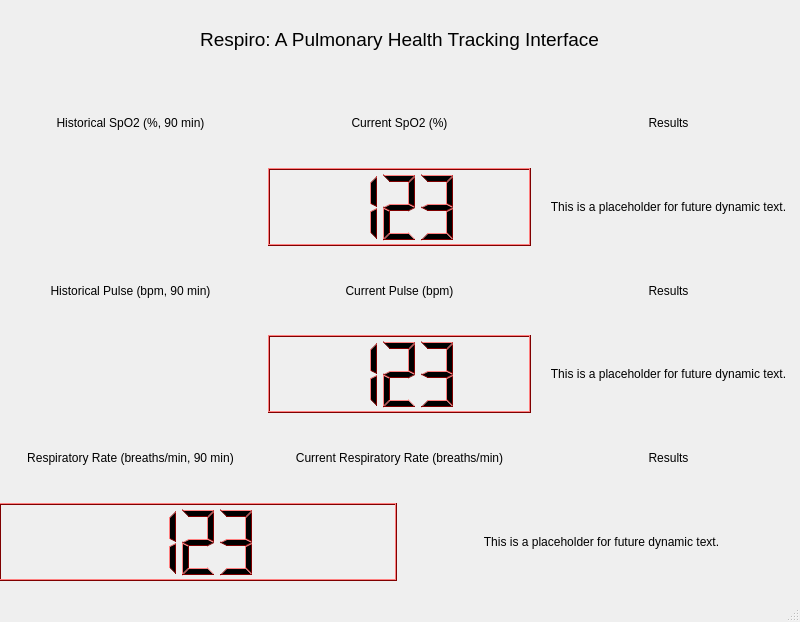
<?xml version="1.0" encoding="UTF-8"?>
<ui version="4.0">
 <class>MainWindow</class>
 <widget class="QMainWindow" name="MainWindow">
  <property name="geometry">
   <rect>
    <x>0</x>
    <y>0</y>
    <width>800</width>
    <height>622</height>
   </rect>
  </property>
  <property name="windowTitle">
   <string>MainWindow</string>
  </property>
  <widget class="QWidget" name="centralwidget">
   <widget class="QWidget" name="verticalLayoutWidget">
    <property name="geometry">
     <rect>
      <x>-1</x>
      <y>0</y>
      <width>801</width>
      <height>581</height>
     </rect>
    </property>
    <layout class="QVBoxLayout" name="verticalLayout_2" stretch="0,0,0,0,0,0,0">
     <property name="spacing">
      <number>6</number>
     </property>
     <item>
      <widget class="QLabel" name="label">
       <property name="font">
        <font>
         <pointsize>14</pointsize>
        </font>
       </property>
       <property name="text">
        <string>Respiro: A Pulmonary Health Tracking Interface</string>
       </property>
       <property name="alignment">
        <set>Qt::AlignCenter</set>
       </property>
      </widget>
     </item>
     <item>
      <layout class="QHBoxLayout" name="horizontalLayout_7">
       <item>
        <widget class="QLabel" name="label_2">
         <property name="text">
          <string>Historical SpO2 (%, 90 min)</string>
         </property>
         <property name="alignment">
          <set>Qt::AlignCenter</set>
         </property>
        </widget>
       </item>
       <item>
        <widget class="QLabel" name="label_5">
         <property name="text">
          <string>Current SpO2 (%)</string>
         </property>
         <property name="alignment">
          <set>Qt::AlignCenter</set>
         </property>
        </widget>
       </item>
       <item>
        <widget class="QLabel" name="label_6">
         <property name="text">
          <string>Results</string>
         </property>
         <property name="alignment">
          <set>Qt::AlignCenter</set>
         </property>
        </widget>
       </item>
      </layout>
     </item>
     <item>
      <layout class="QHBoxLayout" name="horizontalLayout_3">
       <item>
        <widget class="QWidget" name="widget" native="true"/>
       </item>
       <item>
        <widget class="QLCDNumber" name="lcdNumber_3">
         <property name="palette">
          <palette>
           <active>
            <colorrole role="WindowText">
             <brush brushstyle="SolidPattern">
              <color alpha="255">
               <red>0</red>
               <green>0</green>
               <blue>0</blue>
              </color>
             </brush>
            </colorrole>
            <colorrole role="Button">
             <brush brushstyle="SolidPattern">
              <color alpha="255">
               <red>255</red>
               <green>0</green>
               <blue>0</blue>
              </color>
             </brush>
            </colorrole>
            <colorrole role="Light">
             <brush brushstyle="SolidPattern">
              <color alpha="255">
               <red>255</red>
               <green>127</green>
               <blue>127</blue>
              </color>
             </brush>
            </colorrole>
            <colorrole role="Midlight">
             <brush brushstyle="SolidPattern">
              <color alpha="255">
               <red>255</red>
               <green>63</green>
               <blue>63</blue>
              </color>
             </brush>
            </colorrole>
            <colorrole role="Dark">
             <brush brushstyle="SolidPattern">
              <color alpha="255">
               <red>127</red>
               <green>0</green>
               <blue>0</blue>
              </color>
             </brush>
            </colorrole>
            <colorrole role="Mid">
             <brush brushstyle="SolidPattern">
              <color alpha="255">
               <red>170</red>
               <green>0</green>
               <blue>0</blue>
              </color>
             </brush>
            </colorrole>
            <colorrole role="Text">
             <brush brushstyle="SolidPattern">
              <color alpha="255">
               <red>0</red>
               <green>0</green>
               <blue>0</blue>
              </color>
             </brush>
            </colorrole>
            <colorrole role="BrightText">
             <brush brushstyle="SolidPattern">
              <color alpha="255">
               <red>255</red>
               <green>255</green>
               <blue>255</blue>
              </color>
             </brush>
            </colorrole>
            <colorrole role="ButtonText">
             <brush brushstyle="SolidPattern">
              <color alpha="255">
               <red>0</red>
               <green>0</green>
               <blue>0</blue>
              </color>
             </brush>
            </colorrole>
            <colorrole role="Base">
             <brush brushstyle="SolidPattern">
              <color alpha="255">
               <red>255</red>
               <green>255</green>
               <blue>255</blue>
              </color>
             </brush>
            </colorrole>
            <colorrole role="Window">
             <brush brushstyle="SolidPattern">
              <color alpha="255">
               <red>255</red>
               <green>0</green>
               <blue>0</blue>
              </color>
             </brush>
            </colorrole>
            <colorrole role="Shadow">
             <brush brushstyle="SolidPattern">
              <color alpha="255">
               <red>0</red>
               <green>0</green>
               <blue>0</blue>
              </color>
             </brush>
            </colorrole>
            <colorrole role="AlternateBase">
             <brush brushstyle="SolidPattern">
              <color alpha="255">
               <red>255</red>
               <green>127</green>
               <blue>127</blue>
              </color>
             </brush>
            </colorrole>
            <colorrole role="ToolTipBase">
             <brush brushstyle="SolidPattern">
              <color alpha="255">
               <red>255</red>
               <green>255</green>
               <blue>220</blue>
              </color>
             </brush>
            </colorrole>
            <colorrole role="ToolTipText">
             <brush brushstyle="SolidPattern">
              <color alpha="255">
               <red>0</red>
               <green>0</green>
               <blue>0</blue>
              </color>
             </brush>
            </colorrole>
           </active>
           <inactive>
            <colorrole role="WindowText">
             <brush brushstyle="SolidPattern">
              <color alpha="255">
               <red>0</red>
               <green>0</green>
               <blue>0</blue>
              </color>
             </brush>
            </colorrole>
            <colorrole role="Button">
             <brush brushstyle="SolidPattern">
              <color alpha="255">
               <red>255</red>
               <green>0</green>
               <blue>0</blue>
              </color>
             </brush>
            </colorrole>
            <colorrole role="Light">
             <brush brushstyle="SolidPattern">
              <color alpha="255">
               <red>255</red>
               <green>127</green>
               <blue>127</blue>
              </color>
             </brush>
            </colorrole>
            <colorrole role="Midlight">
             <brush brushstyle="SolidPattern">
              <color alpha="255">
               <red>255</red>
               <green>63</green>
               <blue>63</blue>
              </color>
             </brush>
            </colorrole>
            <colorrole role="Dark">
             <brush brushstyle="SolidPattern">
              <color alpha="255">
               <red>127</red>
               <green>0</green>
               <blue>0</blue>
              </color>
             </brush>
            </colorrole>
            <colorrole role="Mid">
             <brush brushstyle="SolidPattern">
              <color alpha="255">
               <red>170</red>
               <green>0</green>
               <blue>0</blue>
              </color>
             </brush>
            </colorrole>
            <colorrole role="Text">
             <brush brushstyle="SolidPattern">
              <color alpha="255">
               <red>0</red>
               <green>0</green>
               <blue>0</blue>
              </color>
             </brush>
            </colorrole>
            <colorrole role="BrightText">
             <brush brushstyle="SolidPattern">
              <color alpha="255">
               <red>255</red>
               <green>255</green>
               <blue>255</blue>
              </color>
             </brush>
            </colorrole>
            <colorrole role="ButtonText">
             <brush brushstyle="SolidPattern">
              <color alpha="255">
               <red>0</red>
               <green>0</green>
               <blue>0</blue>
              </color>
             </brush>
            </colorrole>
            <colorrole role="Base">
             <brush brushstyle="SolidPattern">
              <color alpha="255">
               <red>255</red>
               <green>255</green>
               <blue>255</blue>
              </color>
             </brush>
            </colorrole>
            <colorrole role="Window">
             <brush brushstyle="SolidPattern">
              <color alpha="255">
               <red>255</red>
               <green>0</green>
               <blue>0</blue>
              </color>
             </brush>
            </colorrole>
            <colorrole role="Shadow">
             <brush brushstyle="SolidPattern">
              <color alpha="255">
               <red>0</red>
               <green>0</green>
               <blue>0</blue>
              </color>
             </brush>
            </colorrole>
            <colorrole role="AlternateBase">
             <brush brushstyle="SolidPattern">
              <color alpha="255">
               <red>255</red>
               <green>127</green>
               <blue>127</blue>
              </color>
             </brush>
            </colorrole>
            <colorrole role="ToolTipBase">
             <brush brushstyle="SolidPattern">
              <color alpha="255">
               <red>255</red>
               <green>255</green>
               <blue>220</blue>
              </color>
             </brush>
            </colorrole>
            <colorrole role="ToolTipText">
             <brush brushstyle="SolidPattern">
              <color alpha="255">
               <red>0</red>
               <green>0</green>
               <blue>0</blue>
              </color>
             </brush>
            </colorrole>
           </inactive>
           <disabled>
            <colorrole role="WindowText">
             <brush brushstyle="SolidPattern">
              <color alpha="255">
               <red>127</red>
               <green>0</green>
               <blue>0</blue>
              </color>
             </brush>
            </colorrole>
            <colorrole role="Button">
             <brush brushstyle="SolidPattern">
              <color alpha="255">
               <red>255</red>
               <green>0</green>
               <blue>0</blue>
              </color>
             </brush>
            </colorrole>
            <colorrole role="Light">
             <brush brushstyle="SolidPattern">
              <color alpha="255">
               <red>255</red>
               <green>127</green>
               <blue>127</blue>
              </color>
             </brush>
            </colorrole>
            <colorrole role="Midlight">
             <brush brushstyle="SolidPattern">
              <color alpha="255">
               <red>255</red>
               <green>63</green>
               <blue>63</blue>
              </color>
             </brush>
            </colorrole>
            <colorrole role="Dark">
             <brush brushstyle="SolidPattern">
              <color alpha="255">
               <red>127</red>
               <green>0</green>
               <blue>0</blue>
              </color>
             </brush>
            </colorrole>
            <colorrole role="Mid">
             <brush brushstyle="SolidPattern">
              <color alpha="255">
               <red>170</red>
               <green>0</green>
               <blue>0</blue>
              </color>
             </brush>
            </colorrole>
            <colorrole role="Text">
             <brush brushstyle="SolidPattern">
              <color alpha="255">
               <red>127</red>
               <green>0</green>
               <blue>0</blue>
              </color>
             </brush>
            </colorrole>
            <colorrole role="BrightText">
             <brush brushstyle="SolidPattern">
              <color alpha="255">
               <red>255</red>
               <green>255</green>
               <blue>255</blue>
              </color>
             </brush>
            </colorrole>
            <colorrole role="ButtonText">
             <brush brushstyle="SolidPattern">
              <color alpha="255">
               <red>127</red>
               <green>0</green>
               <blue>0</blue>
              </color>
             </brush>
            </colorrole>
            <colorrole role="Base">
             <brush brushstyle="SolidPattern">
              <color alpha="255">
               <red>255</red>
               <green>0</green>
               <blue>0</blue>
              </color>
             </brush>
            </colorrole>
            <colorrole role="Window">
             <brush brushstyle="SolidPattern">
              <color alpha="255">
               <red>255</red>
               <green>0</green>
               <blue>0</blue>
              </color>
             </brush>
            </colorrole>
            <colorrole role="Shadow">
             <brush brushstyle="SolidPattern">
              <color alpha="255">
               <red>0</red>
               <green>0</green>
               <blue>0</blue>
              </color>
             </brush>
            </colorrole>
            <colorrole role="AlternateBase">
             <brush brushstyle="SolidPattern">
              <color alpha="255">
               <red>255</red>
               <green>0</green>
               <blue>0</blue>
              </color>
             </brush>
            </colorrole>
            <colorrole role="ToolTipBase">
             <brush brushstyle="SolidPattern">
              <color alpha="255">
               <red>255</red>
               <green>255</green>
               <blue>220</blue>
              </color>
             </brush>
            </colorrole>
            <colorrole role="ToolTipText">
             <brush brushstyle="SolidPattern">
              <color alpha="255">
               <red>0</red>
               <green>0</green>
               <blue>0</blue>
              </color>
             </brush>
            </colorrole>
           </disabled>
          </palette>
         </property>
         <property name="smallDecimalPoint">
          <bool>false</bool>
         </property>
         <property name="digitCount">
          <number>3</number>
         </property>
         <property name="intValue" stdset="0">
          <number>123</number>
         </property>
        </widget>
       </item>
       <item>
        <widget class="QLabel" name="label_3">
         <property name="text">
          <string>This is a placeholder for future dynamic text.</string>
         </property>
         <property name="alignment">
          <set>Qt::AlignCenter</set>
         </property>
        </widget>
       </item>
      </layout>
     </item>
     <item>
      <layout class="QHBoxLayout" name="horizontalLayout_9">
       <property name="sizeConstraint">
        <enum>QLayout::SetDefaultConstraint</enum>
       </property>
       <item>
        <widget class="QLabel" name="label_10">
         <property name="text">
          <string>Historical Pulse (bpm, 90 min)</string>
         </property>
         <property name="alignment">
          <set>Qt::AlignCenter</set>
         </property>
        </widget>
       </item>
       <item>
        <widget class="QLabel" name="label_11">
         <property name="text">
          <string>Current Pulse (bpm)</string>
         </property>
         <property name="alignment">
          <set>Qt::AlignCenter</set>
         </property>
        </widget>
       </item>
       <item>
        <widget class="QLabel" name="label_12">
         <property name="text">
          <string>Results</string>
         </property>
         <property name="alignment">
          <set>Qt::AlignCenter</set>
         </property>
        </widget>
       </item>
      </layout>
     </item>
     <item>
      <layout class="QHBoxLayout" name="horizontalLayout_4">
       <item>
        <widget class="QWidget" name="widget_2" native="true"/>
       </item>
       <item>
        <widget class="QLCDNumber" name="lcdNumber_2">
         <property name="palette">
          <palette>
           <active>
            <colorrole role="WindowText">
             <brush brushstyle="SolidPattern">
              <color alpha="255">
               <red>0</red>
               <green>0</green>
               <blue>0</blue>
              </color>
             </brush>
            </colorrole>
            <colorrole role="Button">
             <brush brushstyle="SolidPattern">
              <color alpha="255">
               <red>255</red>
               <green>0</green>
               <blue>0</blue>
              </color>
             </brush>
            </colorrole>
            <colorrole role="Light">
             <brush brushstyle="SolidPattern">
              <color alpha="255">
               <red>255</red>
               <green>127</green>
               <blue>127</blue>
              </color>
             </brush>
            </colorrole>
            <colorrole role="Midlight">
             <brush brushstyle="SolidPattern">
              <color alpha="255">
               <red>255</red>
               <green>63</green>
               <blue>63</blue>
              </color>
             </brush>
            </colorrole>
            <colorrole role="Dark">
             <brush brushstyle="SolidPattern">
              <color alpha="255">
               <red>127</red>
               <green>0</green>
               <blue>0</blue>
              </color>
             </brush>
            </colorrole>
            <colorrole role="Mid">
             <brush brushstyle="SolidPattern">
              <color alpha="255">
               <red>170</red>
               <green>0</green>
               <blue>0</blue>
              </color>
             </brush>
            </colorrole>
            <colorrole role="Text">
             <brush brushstyle="SolidPattern">
              <color alpha="255">
               <red>0</red>
               <green>0</green>
               <blue>0</blue>
              </color>
             </brush>
            </colorrole>
            <colorrole role="BrightText">
             <brush brushstyle="SolidPattern">
              <color alpha="255">
               <red>255</red>
               <green>255</green>
               <blue>255</blue>
              </color>
             </brush>
            </colorrole>
            <colorrole role="ButtonText">
             <brush brushstyle="SolidPattern">
              <color alpha="255">
               <red>0</red>
               <green>0</green>
               <blue>0</blue>
              </color>
             </brush>
            </colorrole>
            <colorrole role="Base">
             <brush brushstyle="SolidPattern">
              <color alpha="255">
               <red>255</red>
               <green>255</green>
               <blue>255</blue>
              </color>
             </brush>
            </colorrole>
            <colorrole role="Window">
             <brush brushstyle="SolidPattern">
              <color alpha="255">
               <red>255</red>
               <green>0</green>
               <blue>0</blue>
              </color>
             </brush>
            </colorrole>
            <colorrole role="Shadow">
             <brush brushstyle="SolidPattern">
              <color alpha="255">
               <red>0</red>
               <green>0</green>
               <blue>0</blue>
              </color>
             </brush>
            </colorrole>
            <colorrole role="AlternateBase">
             <brush brushstyle="SolidPattern">
              <color alpha="255">
               <red>255</red>
               <green>127</green>
               <blue>127</blue>
              </color>
             </brush>
            </colorrole>
            <colorrole role="ToolTipBase">
             <brush brushstyle="SolidPattern">
              <color alpha="255">
               <red>255</red>
               <green>255</green>
               <blue>220</blue>
              </color>
             </brush>
            </colorrole>
            <colorrole role="ToolTipText">
             <brush brushstyle="SolidPattern">
              <color alpha="255">
               <red>0</red>
               <green>0</green>
               <blue>0</blue>
              </color>
             </brush>
            </colorrole>
           </active>
           <inactive>
            <colorrole role="WindowText">
             <brush brushstyle="SolidPattern">
              <color alpha="255">
               <red>0</red>
               <green>0</green>
               <blue>0</blue>
              </color>
             </brush>
            </colorrole>
            <colorrole role="Button">
             <brush brushstyle="SolidPattern">
              <color alpha="255">
               <red>255</red>
               <green>0</green>
               <blue>0</blue>
              </color>
             </brush>
            </colorrole>
            <colorrole role="Light">
             <brush brushstyle="SolidPattern">
              <color alpha="255">
               <red>255</red>
               <green>127</green>
               <blue>127</blue>
              </color>
             </brush>
            </colorrole>
            <colorrole role="Midlight">
             <brush brushstyle="SolidPattern">
              <color alpha="255">
               <red>255</red>
               <green>63</green>
               <blue>63</blue>
              </color>
             </brush>
            </colorrole>
            <colorrole role="Dark">
             <brush brushstyle="SolidPattern">
              <color alpha="255">
               <red>127</red>
               <green>0</green>
               <blue>0</blue>
              </color>
             </brush>
            </colorrole>
            <colorrole role="Mid">
             <brush brushstyle="SolidPattern">
              <color alpha="255">
               <red>170</red>
               <green>0</green>
               <blue>0</blue>
              </color>
             </brush>
            </colorrole>
            <colorrole role="Text">
             <brush brushstyle="SolidPattern">
              <color alpha="255">
               <red>0</red>
               <green>0</green>
               <blue>0</blue>
              </color>
             </brush>
            </colorrole>
            <colorrole role="BrightText">
             <brush brushstyle="SolidPattern">
              <color alpha="255">
               <red>255</red>
               <green>255</green>
               <blue>255</blue>
              </color>
             </brush>
            </colorrole>
            <colorrole role="ButtonText">
             <brush brushstyle="SolidPattern">
              <color alpha="255">
               <red>0</red>
               <green>0</green>
               <blue>0</blue>
              </color>
             </brush>
            </colorrole>
            <colorrole role="Base">
             <brush brushstyle="SolidPattern">
              <color alpha="255">
               <red>255</red>
               <green>255</green>
               <blue>255</blue>
              </color>
             </brush>
            </colorrole>
            <colorrole role="Window">
             <brush brushstyle="SolidPattern">
              <color alpha="255">
               <red>255</red>
               <green>0</green>
               <blue>0</blue>
              </color>
             </brush>
            </colorrole>
            <colorrole role="Shadow">
             <brush brushstyle="SolidPattern">
              <color alpha="255">
               <red>0</red>
               <green>0</green>
               <blue>0</blue>
              </color>
             </brush>
            </colorrole>
            <colorrole role="AlternateBase">
             <brush brushstyle="SolidPattern">
              <color alpha="255">
               <red>255</red>
               <green>127</green>
               <blue>127</blue>
              </color>
             </brush>
            </colorrole>
            <colorrole role="ToolTipBase">
             <brush brushstyle="SolidPattern">
              <color alpha="255">
               <red>255</red>
               <green>255</green>
               <blue>220</blue>
              </color>
             </brush>
            </colorrole>
            <colorrole role="ToolTipText">
             <brush brushstyle="SolidPattern">
              <color alpha="255">
               <red>0</red>
               <green>0</green>
               <blue>0</blue>
              </color>
             </brush>
            </colorrole>
           </inactive>
           <disabled>
            <colorrole role="WindowText">
             <brush brushstyle="SolidPattern">
              <color alpha="255">
               <red>127</red>
               <green>0</green>
               <blue>0</blue>
              </color>
             </brush>
            </colorrole>
            <colorrole role="Button">
             <brush brushstyle="SolidPattern">
              <color alpha="255">
               <red>255</red>
               <green>0</green>
               <blue>0</blue>
              </color>
             </brush>
            </colorrole>
            <colorrole role="Light">
             <brush brushstyle="SolidPattern">
              <color alpha="255">
               <red>255</red>
               <green>127</green>
               <blue>127</blue>
              </color>
             </brush>
            </colorrole>
            <colorrole role="Midlight">
             <brush brushstyle="SolidPattern">
              <color alpha="255">
               <red>255</red>
               <green>63</green>
               <blue>63</blue>
              </color>
             </brush>
            </colorrole>
            <colorrole role="Dark">
             <brush brushstyle="SolidPattern">
              <color alpha="255">
               <red>127</red>
               <green>0</green>
               <blue>0</blue>
              </color>
             </brush>
            </colorrole>
            <colorrole role="Mid">
             <brush brushstyle="SolidPattern">
              <color alpha="255">
               <red>170</red>
               <green>0</green>
               <blue>0</blue>
              </color>
             </brush>
            </colorrole>
            <colorrole role="Text">
             <brush brushstyle="SolidPattern">
              <color alpha="255">
               <red>127</red>
               <green>0</green>
               <blue>0</blue>
              </color>
             </brush>
            </colorrole>
            <colorrole role="BrightText">
             <brush brushstyle="SolidPattern">
              <color alpha="255">
               <red>255</red>
               <green>255</green>
               <blue>255</blue>
              </color>
             </brush>
            </colorrole>
            <colorrole role="ButtonText">
             <brush brushstyle="SolidPattern">
              <color alpha="255">
               <red>127</red>
               <green>0</green>
               <blue>0</blue>
              </color>
             </brush>
            </colorrole>
            <colorrole role="Base">
             <brush brushstyle="SolidPattern">
              <color alpha="255">
               <red>255</red>
               <green>0</green>
               <blue>0</blue>
              </color>
             </brush>
            </colorrole>
            <colorrole role="Window">
             <brush brushstyle="SolidPattern">
              <color alpha="255">
               <red>255</red>
               <green>0</green>
               <blue>0</blue>
              </color>
             </brush>
            </colorrole>
            <colorrole role="Shadow">
             <brush brushstyle="SolidPattern">
              <color alpha="255">
               <red>0</red>
               <green>0</green>
               <blue>0</blue>
              </color>
             </brush>
            </colorrole>
            <colorrole role="AlternateBase">
             <brush brushstyle="SolidPattern">
              <color alpha="255">
               <red>255</red>
               <green>0</green>
               <blue>0</blue>
              </color>
             </brush>
            </colorrole>
            <colorrole role="ToolTipBase">
             <brush brushstyle="SolidPattern">
              <color alpha="255">
               <red>255</red>
               <green>255</green>
               <blue>220</blue>
              </color>
             </brush>
            </colorrole>
            <colorrole role="ToolTipText">
             <brush brushstyle="SolidPattern">
              <color alpha="255">
               <red>0</red>
               <green>0</green>
               <blue>0</blue>
              </color>
             </brush>
            </colorrole>
           </disabled>
          </palette>
         </property>
         <property name="smallDecimalPoint">
          <bool>false</bool>
         </property>
         <property name="digitCount">
          <number>3</number>
         </property>
         <property name="intValue" stdset="0">
          <number>123</number>
         </property>
        </widget>
       </item>
       <item>
        <widget class="QLabel" name="label_4">
         <property name="text">
          <string>This is a placeholder for future dynamic text.</string>
         </property>
         <property name="alignment">
          <set>Qt::AlignCenter</set>
         </property>
        </widget>
       </item>
      </layout>
     </item>
     <item>
      <layout class="QHBoxLayout" name="horizontalLayout_10">
       <item>
        <widget class="QLabel" name="label_13">
         <property name="text">
          <string>Respiratory Rate (breaths/min, 90 min)</string>
         </property>
         <property name="alignment">
          <set>Qt::AlignCenter</set>
         </property>
        </widget>
       </item>
       <item>
        <widget class="QLabel" name="label_14">
         <property name="text">
          <string>Current Respiratory Rate (breaths/min)</string>
         </property>
         <property name="alignment">
          <set>Qt::AlignCenter</set>
         </property>
        </widget>
       </item>
       <item>
        <widget class="QLabel" name="label_15">
         <property name="text">
          <string>Results</string>
         </property>
         <property name="alignment">
          <set>Qt::AlignCenter</set>
         </property>
        </widget>
       </item>
      </layout>
     </item>
     <item>
      <layout class="QHBoxLayout" name="horizontalLayout_5">
       <item>
        <layout class="QHBoxLayout" name="horizontalLayout_6"/>
       </item>
       <item>
        <widget class="QLCDNumber" name="lcdNumber">
         <property name="palette">
          <palette>
           <active>
            <colorrole role="WindowText">
             <brush brushstyle="SolidPattern">
              <color alpha="255">
               <red>0</red>
               <green>0</green>
               <blue>0</blue>
              </color>
             </brush>
            </colorrole>
            <colorrole role="Button">
             <brush brushstyle="SolidPattern">
              <color alpha="255">
               <red>255</red>
               <green>0</green>
               <blue>0</blue>
              </color>
             </brush>
            </colorrole>
            <colorrole role="Light">
             <brush brushstyle="SolidPattern">
              <color alpha="255">
               <red>255</red>
               <green>127</green>
               <blue>127</blue>
              </color>
             </brush>
            </colorrole>
            <colorrole role="Midlight">
             <brush brushstyle="SolidPattern">
              <color alpha="255">
               <red>255</red>
               <green>63</green>
               <blue>63</blue>
              </color>
             </brush>
            </colorrole>
            <colorrole role="Dark">
             <brush brushstyle="SolidPattern">
              <color alpha="255">
               <red>127</red>
               <green>0</green>
               <blue>0</blue>
              </color>
             </brush>
            </colorrole>
            <colorrole role="Mid">
             <brush brushstyle="SolidPattern">
              <color alpha="255">
               <red>170</red>
               <green>0</green>
               <blue>0</blue>
              </color>
             </brush>
            </colorrole>
            <colorrole role="Text">
             <brush brushstyle="SolidPattern">
              <color alpha="255">
               <red>0</red>
               <green>0</green>
               <blue>0</blue>
              </color>
             </brush>
            </colorrole>
            <colorrole role="BrightText">
             <brush brushstyle="SolidPattern">
              <color alpha="255">
               <red>255</red>
               <green>255</green>
               <blue>255</blue>
              </color>
             </brush>
            </colorrole>
            <colorrole role="ButtonText">
             <brush brushstyle="SolidPattern">
              <color alpha="255">
               <red>0</red>
               <green>0</green>
               <blue>0</blue>
              </color>
             </brush>
            </colorrole>
            <colorrole role="Base">
             <brush brushstyle="SolidPattern">
              <color alpha="255">
               <red>255</red>
               <green>255</green>
               <blue>255</blue>
              </color>
             </brush>
            </colorrole>
            <colorrole role="Window">
             <brush brushstyle="SolidPattern">
              <color alpha="255">
               <red>255</red>
               <green>0</green>
               <blue>0</blue>
              </color>
             </brush>
            </colorrole>
            <colorrole role="Shadow">
             <brush brushstyle="SolidPattern">
              <color alpha="255">
               <red>0</red>
               <green>0</green>
               <blue>0</blue>
              </color>
             </brush>
            </colorrole>
            <colorrole role="AlternateBase">
             <brush brushstyle="SolidPattern">
              <color alpha="255">
               <red>255</red>
               <green>127</green>
               <blue>127</blue>
              </color>
             </brush>
            </colorrole>
            <colorrole role="ToolTipBase">
             <brush brushstyle="SolidPattern">
              <color alpha="255">
               <red>255</red>
               <green>255</green>
               <blue>220</blue>
              </color>
             </brush>
            </colorrole>
            <colorrole role="ToolTipText">
             <brush brushstyle="SolidPattern">
              <color alpha="255">
               <red>0</red>
               <green>0</green>
               <blue>0</blue>
              </color>
             </brush>
            </colorrole>
           </active>
           <inactive>
            <colorrole role="WindowText">
             <brush brushstyle="SolidPattern">
              <color alpha="255">
               <red>0</red>
               <green>0</green>
               <blue>0</blue>
              </color>
             </brush>
            </colorrole>
            <colorrole role="Button">
             <brush brushstyle="SolidPattern">
              <color alpha="255">
               <red>255</red>
               <green>0</green>
               <blue>0</blue>
              </color>
             </brush>
            </colorrole>
            <colorrole role="Light">
             <brush brushstyle="SolidPattern">
              <color alpha="255">
               <red>255</red>
               <green>127</green>
               <blue>127</blue>
              </color>
             </brush>
            </colorrole>
            <colorrole role="Midlight">
             <brush brushstyle="SolidPattern">
              <color alpha="255">
               <red>255</red>
               <green>63</green>
               <blue>63</blue>
              </color>
             </brush>
            </colorrole>
            <colorrole role="Dark">
             <brush brushstyle="SolidPattern">
              <color alpha="255">
               <red>127</red>
               <green>0</green>
               <blue>0</blue>
              </color>
             </brush>
            </colorrole>
            <colorrole role="Mid">
             <brush brushstyle="SolidPattern">
              <color alpha="255">
               <red>170</red>
               <green>0</green>
               <blue>0</blue>
              </color>
             </brush>
            </colorrole>
            <colorrole role="Text">
             <brush brushstyle="SolidPattern">
              <color alpha="255">
               <red>0</red>
               <green>0</green>
               <blue>0</blue>
              </color>
             </brush>
            </colorrole>
            <colorrole role="BrightText">
             <brush brushstyle="SolidPattern">
              <color alpha="255">
               <red>255</red>
               <green>255</green>
               <blue>255</blue>
              </color>
             </brush>
            </colorrole>
            <colorrole role="ButtonText">
             <brush brushstyle="SolidPattern">
              <color alpha="255">
               <red>0</red>
               <green>0</green>
               <blue>0</blue>
              </color>
             </brush>
            </colorrole>
            <colorrole role="Base">
             <brush brushstyle="SolidPattern">
              <color alpha="255">
               <red>255</red>
               <green>255</green>
               <blue>255</blue>
              </color>
             </brush>
            </colorrole>
            <colorrole role="Window">
             <brush brushstyle="SolidPattern">
              <color alpha="255">
               <red>255</red>
               <green>0</green>
               <blue>0</blue>
              </color>
             </brush>
            </colorrole>
            <colorrole role="Shadow">
             <brush brushstyle="SolidPattern">
              <color alpha="255">
               <red>0</red>
               <green>0</green>
               <blue>0</blue>
              </color>
             </brush>
            </colorrole>
            <colorrole role="AlternateBase">
             <brush brushstyle="SolidPattern">
              <color alpha="255">
               <red>255</red>
               <green>127</green>
               <blue>127</blue>
              </color>
             </brush>
            </colorrole>
            <colorrole role="ToolTipBase">
             <brush brushstyle="SolidPattern">
              <color alpha="255">
               <red>255</red>
               <green>255</green>
               <blue>220</blue>
              </color>
             </brush>
            </colorrole>
            <colorrole role="ToolTipText">
             <brush brushstyle="SolidPattern">
              <color alpha="255">
               <red>0</red>
               <green>0</green>
               <blue>0</blue>
              </color>
             </brush>
            </colorrole>
           </inactive>
           <disabled>
            <colorrole role="WindowText">
             <brush brushstyle="SolidPattern">
              <color alpha="255">
               <red>127</red>
               <green>0</green>
               <blue>0</blue>
              </color>
             </brush>
            </colorrole>
            <colorrole role="Button">
             <brush brushstyle="SolidPattern">
              <color alpha="255">
               <red>255</red>
               <green>0</green>
               <blue>0</blue>
              </color>
             </brush>
            </colorrole>
            <colorrole role="Light">
             <brush brushstyle="SolidPattern">
              <color alpha="255">
               <red>255</red>
               <green>127</green>
               <blue>127</blue>
              </color>
             </brush>
            </colorrole>
            <colorrole role="Midlight">
             <brush brushstyle="SolidPattern">
              <color alpha="255">
               <red>255</red>
               <green>63</green>
               <blue>63</blue>
              </color>
             </brush>
            </colorrole>
            <colorrole role="Dark">
             <brush brushstyle="SolidPattern">
              <color alpha="255">
               <red>127</red>
               <green>0</green>
               <blue>0</blue>
              </color>
             </brush>
            </colorrole>
            <colorrole role="Mid">
             <brush brushstyle="SolidPattern">
              <color alpha="255">
               <red>170</red>
               <green>0</green>
               <blue>0</blue>
              </color>
             </brush>
            </colorrole>
            <colorrole role="Text">
             <brush brushstyle="SolidPattern">
              <color alpha="255">
               <red>127</red>
               <green>0</green>
               <blue>0</blue>
              </color>
             </brush>
            </colorrole>
            <colorrole role="BrightText">
             <brush brushstyle="SolidPattern">
              <color alpha="255">
               <red>255</red>
               <green>255</green>
               <blue>255</blue>
              </color>
             </brush>
            </colorrole>
            <colorrole role="ButtonText">
             <brush brushstyle="SolidPattern">
              <color alpha="255">
               <red>127</red>
               <green>0</green>
               <blue>0</blue>
              </color>
             </brush>
            </colorrole>
            <colorrole role="Base">
             <brush brushstyle="SolidPattern">
              <color alpha="255">
               <red>255</red>
               <green>0</green>
               <blue>0</blue>
              </color>
             </brush>
            </colorrole>
            <colorrole role="Window">
             <brush brushstyle="SolidPattern">
              <color alpha="255">
               <red>255</red>
               <green>0</green>
               <blue>0</blue>
              </color>
             </brush>
            </colorrole>
            <colorrole role="Shadow">
             <brush brushstyle="SolidPattern">
              <color alpha="255">
               <red>0</red>
               <green>0</green>
               <blue>0</blue>
              </color>
             </brush>
            </colorrole>
            <colorrole role="AlternateBase">
             <brush brushstyle="SolidPattern">
              <color alpha="255">
               <red>255</red>
               <green>0</green>
               <blue>0</blue>
              </color>
             </brush>
            </colorrole>
            <colorrole role="ToolTipBase">
             <brush brushstyle="SolidPattern">
              <color alpha="255">
               <red>255</red>
               <green>255</green>
               <blue>220</blue>
              </color>
             </brush>
            </colorrole>
            <colorrole role="ToolTipText">
             <brush brushstyle="SolidPattern">
              <color alpha="255">
               <red>0</red>
               <green>0</green>
               <blue>0</blue>
              </color>
             </brush>
            </colorrole>
           </disabled>
          </palette>
         </property>
         <property name="smallDecimalPoint">
          <bool>false</bool>
         </property>
         <property name="digitCount">
          <number>3</number>
         </property>
         <property name="intValue" stdset="0">
          <number>123</number>
         </property>
        </widget>
       </item>
       <item>
        <widget class="QLabel" name="label_16">
         <property name="text">
          <string>This is a placeholder for future dynamic text.</string>
         </property>
         <property name="alignment">
          <set>Qt::AlignCenter</set>
         </property>
        </widget>
       </item>
      </layout>
     </item>
    </layout>
   </widget>
  </widget>
  <widget class="QMenuBar" name="menubar">
   <property name="geometry">
    <rect>
     <x>0</x>
     <y>0</y>
     <width>800</width>
     <height>21</height>
    </rect>
   </property>
  </widget>
  <widget class="QStatusBar" name="statusbar"/>
 </widget>
 <resources/>
 <connections/>
</ui>
